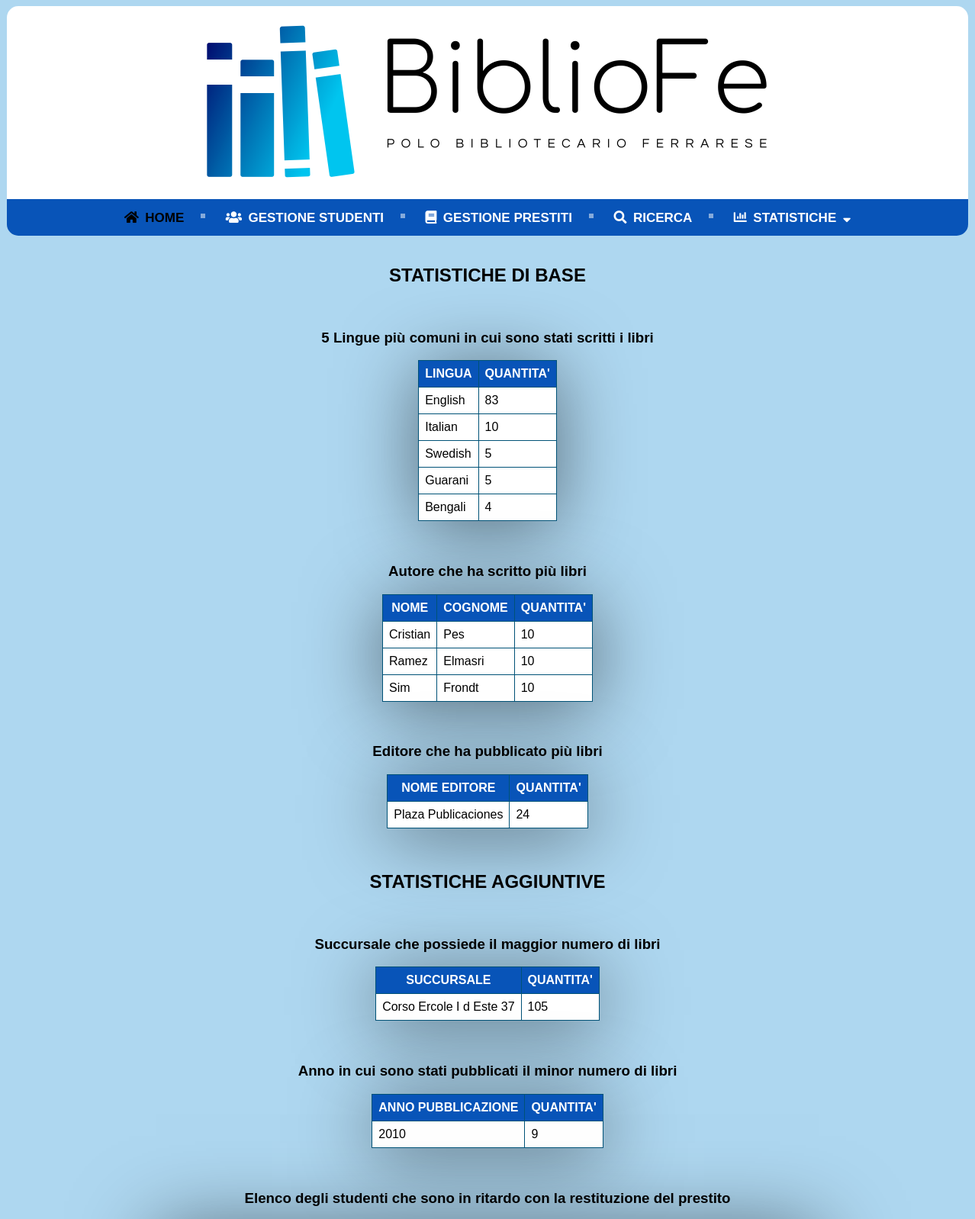
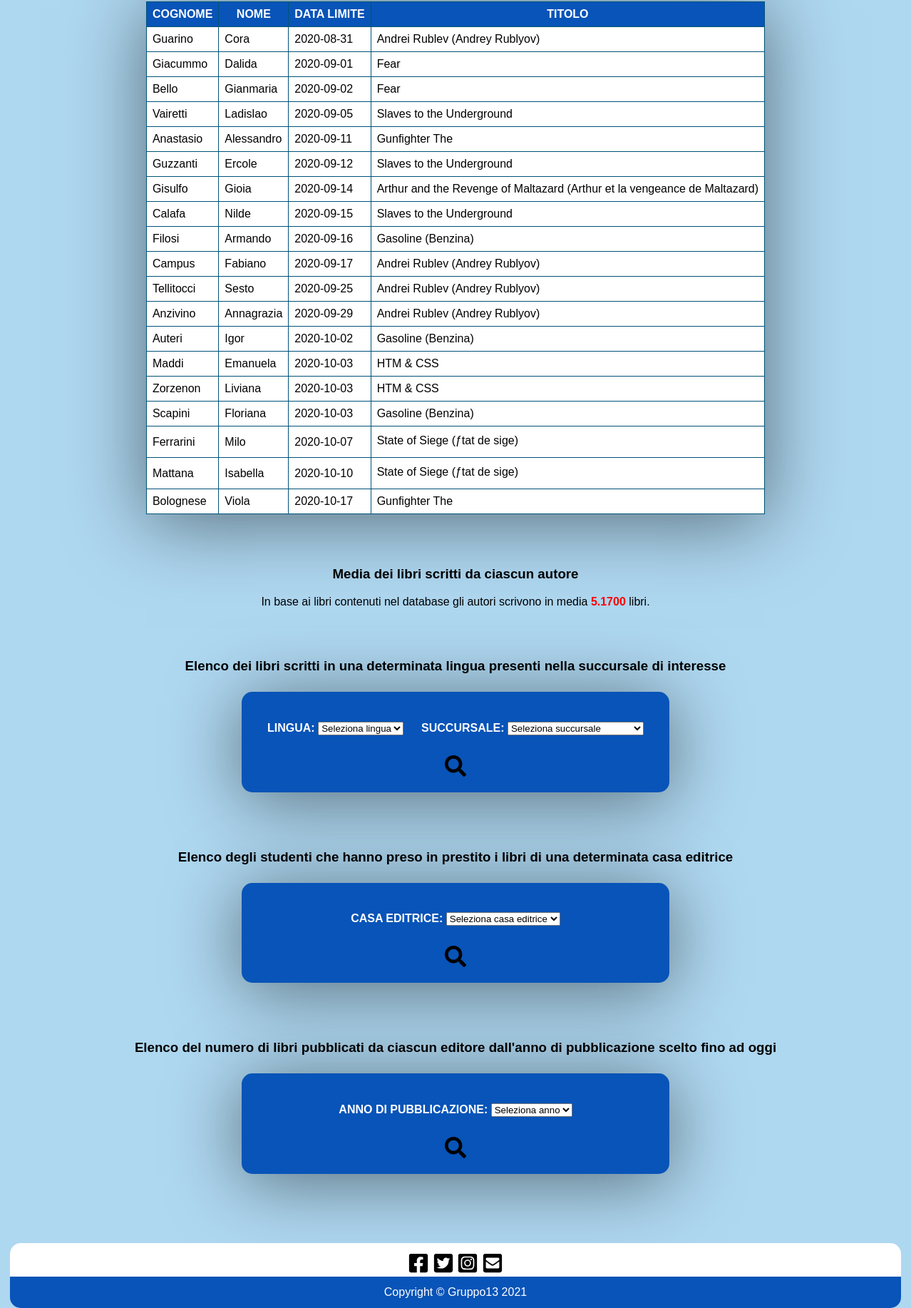
/tabelle.php, run on the app's committed database (2 pictures, top to bottom).
### tables this page shows
CREATE TABLE `STUDENTE` (
  `MATRICOLA` char(10) NOT NULL,
  `NOME_S` varchar(25) NOT NULL,
  `COGNOME_S` varchar(25) NOT NULL,
  `NOME_VIA_S` varchar(30) NOT NULL,
  `NUM_CIVICO_S` varchar(8) DEFAULT NULL,
  `CAP_S` varchar(5) NOT NULL,
  `PROVINCIA_S` varchar(30) NOT NULL,
  `NUM_TELEFONO` varchar(15) NOT NULL,
  PRIMARY KEY (`MATRICOLA`)
);

CREATE TABLE `PRESTITO` (
  `ISBN_LIB` char(13) NOT NULL,
  `C_COPIA` int NOT NULL,
  `MATR` char(10) NOT NULL,
  `DATA_USCITA` date NOT NULL,
  `DATA_LIMITE` date DEFAULT NULL,
  PRIMARY KEY (`ISBN_LIB`,`C_COPIA`,`MATR`),
  KEY `MATR` (`MATR`),
  CONSTRAINT `prestito_ibfk_1` FOREIGN KEY (`ISBN_LIB`, `C_COPIA`) REFERENCES `COPIA` (`ISBN_LIBRO`, `COD_COPIA`),
  CONSTRAINT `prestito_ibfk_2` FOREIGN KEY (`MATR`) REFERENCES `STUDENTE` (`MATRICOLA`)
);

CREATE TABLE `LIBRO` (
  `TITOLO` varchar(100) NOT NULL,
  `ISBN` char(13) NOT NULL,
  `LINGUA` varchar(20) NOT NULL,
  `ANNO_PUBB` char(4) NOT NULL,
  `C_E` int NOT NULL,
  PRIMARY KEY (`ISBN`),
  KEY `C_E` (`C_E`),
  CONSTRAINT `libro_ibfk_1` FOREIGN KEY (`C_E`) REFERENCES `EDITORE` (`COD_E`) ON DELETE CASCADE ON UPDATE CASCADE
);

### tabelle.php (the view, shortened to what this page needs)
<?php
include_once('connessione.php');
include_once("function.php");
$sql1 ="SELECT LINGUA, COUNT(LINGUA) AS QUANTITA
        FROM LIBRO
        GROUP BY LINGUA
        ORDER BY QUANTITA DESC LIMIT 5;" ;
$result1 = mysqli_query($link, $sql1);
$sql2 ="SELECT NOME_A, COGNOME_A, COUNT(COD_A) AS QUANTITA
        FROM AUTORE, SCRIVERE
        WHERE COD_AUTORE = COD_A
        GROUP BY NOME_A, COGNOME_A
        HAVING QUANTITA = (
            SELECT MAX(A.QUANTITA)
            FROM (
                SELECT COUNT(COD_A) AS QUANTITA
                FROM AUTORE, SCRIVERE
                WHERE COD_AUTORE = COD_A
                GROUP BY NOME_A, COGNOME_A) AS A)" ;
$result2 = mysqli_query($link, $sql2);
$sql3 ="SELECT NOME_E, COUNT(COD_E) AS QUANTITA
        FROM EDITORE, LIBRO
        WHERE COD_E = C_E
        GROUP BY NOME_E
        HAVING QUANTITA = (
            SELECT MAX(A.QUANTITA)
            FROM (
                SELECT COUNT(COD_E) AS QUANTITA
                FROM EDITORE, LIBRO
                WHERE COD_E = C_E
                GROUP BY NOME_E) AS A)" ;
$result3 = mysqli_query($link, $sql3);
$sql4 ="SELECT CONCAT_WS(' ',NOME_VIA_SUC,NUM_CIVICO_SUC) AS SUCCURSALE, COUNT(IND_S) AS QUANTITA
FROM SUCCURSALE,COPIA
WHERE COD_SUC=IND_S
GROUP BY NOME_VIA_SUC,NUM_CIVICO_SUC
HAVING QUANTITA = (
					SELECT MAX(A.QUANTITA)
                    FROM (
							SELECT COUNT(IND_S) AS QUANTITA
                            FROM COPIA,SUCCURSALE
                            WHERE IND_S=COD_SUC
                            GROUP BY NOME_VIA_SUC,NUM_CIVICO_SUC ) AS A)" ;
$result4 = mysqli_query($link, $sql4);
$sql5 ="SELECT ANNO_PUBB, COUNT(ANNO_PUBB) AS QUANTITA
FROM LIBRO
GROUP BY ANNO_PUBB
HAVING QUANTITA = (
					SELECT MIN(A.QUANTITA)
                    FROM (
							SELECT COUNT(ANNO_PUBB) AS QUANTITA
							FROM LIBRO
							GROUP BY ANNO_PUBB) AS A)" ;
$result5 = mysqli_query($link, $sql5);
$sql9 = 'SELECT  COGNOME_S, NOME_S, DATA_LIMITE, TITOLO
FROM STUDENTE, PRESTITO, LIBRO
WHERE MATR=MATRICOLA AND ISBN=ISBN_LIB AND DATA_LIMITE < CURDATE()
ORDER BY DATA_LIMITE';
$result9 = mysqli_query($link, $sql9);
$sql10 ='SELECT AVG(CONTEGGIO.LIBRI_SCRITTI) AS MEDIA
         FROM (
            SELECT COUNT(ISBN_L) AS LIBRI_SCRITTI
            FROM SCRIVERE
            GROUP BY COD_AUTORE ) AS CONTEGGIO';
$result10 = mysqli_query($link, $sql10);
?>
<!DOCTYPE html>
<html>
<head>
</head>
<body >
    <br>
    <h2>STATISTICHE DI BASE</h2>
    <br>
    <table id="table-center" >
        <h3>5 Lingue più comuni in cui sono stati scritti i libri</h3>
        <thead>
            <tr>
                <th>LINGUA</th>
                <th>QUANTITA'</th>
            </tr>
        </thead >
        <tbody>
            <?php while ($row = mysqli_fetch_array($result1)) { ?>
                    <tr>
                        <td> <?php echo $row[ 'LINGUA' ]; ?> </td>
                        <td> <?php echo $row[ 'QUANTITA' ]; ?> </td>
                    </tr>
            <?php } ?>
        </tbody>
    </table>
    <br><br>
    <table id="table-center">
        <h3>Autore che ha scritto più libri</h3>
        <thead>
            <tr>
                <th>NOME</th>
                <th>COGNOME</th>
                <th>QUANTITA'</th>
            </tr>
        </thead >
        <tbody>
            <?php while ($row = mysqli_fetch_array($result2)) { ?>
                <tr>
                    <td> <?php echo $row[ 'NOME_A' ]; ?> </td>
                    <td> <?php echo $row[ 'COGNOME_A' ]; ?> </td>
                    <td> <?php echo $row[ 'QUANTITA' ]; ?> </td>
                </tr>
            <?php } ?>
        </tbody>
    </table>
    <br><br>
    <table id="table-center">
        <h3>Editore che ha pubblicato più libri</h3>
        <thead>
            <tr>
                <th>NOME EDITORE</th>
                <th>QUANTITA'</th>
            </tr>
        </thead >
        <tbody>
            <?php while ($row = mysqli_fetch_array($result3)) { ?>
                <tr>
                    <td> <?php echo $row[ 'NOME_E' ]; ?> </td>
                    <td> <?php echo $row[ 'QUANTITA' ]; ?> </td>
                </tr>
            <?php } ?>
        </tbody>
    </table>
    <br><br>
    <h2>STATISTICHE AGGIUNTIVE</h2>
    <br>
    <table id="table-center">
        <h3>Succursale che possiede il maggior numero di libri</h3>
        <thead>
            <tr>
                <th>SUCCURSALE</th>
                <th>QUANTITA'</th>
            </tr>
        </thead >
        <tbody>
            <?php while ($row = mysqli_fetch_array($result4)) { ?>
                <tr>
                    <td> <?php echo $row[ 'SUCCURSALE' ]; ?> </td>
                    <td> <?php echo $row[ 'QUANTITA' ]; ?> </td>
                </tr>
            <?php } ?>
        </tbody>
    </table>
    <br><br>
    <table id="table-center">
        <h3>Anno in cui sono stati pubblicati il minor numero di libri</h3>
        <thead>
            <tr>
                <th>ANNO PUBBLICAZIONE</th>
                <th>QUANTITA'</th>
            </tr>
        </thead >
        <tbody>
            <?php while ($row = mysqli_fetch_array($result5)) { ?>
                <tr>
                    <td> <?php echo $row[ 'ANNO_PUBB' ]; ?> </td>
                    <td> <?php echo $row[ 'QUANTITA' ]; ?> </td>
                </tr>
            <?php } ?>
        </tbody>
    </table>
    <br><br>
    <table id="table-center">
        <h3>Elenco degli studenti che sono in ritardo con la restituzione del prestito</h3>
        <thead>
            <tr>
                <th>COGNOME</th>
                <th>NOME</th>
                <th>DATA LIMITE</th>
                <th>TITOLO</th>
            </tr>
        </thead >
        <tbody>
            <?php while ($row = mysqli_fetch_array($result9)) { ?>
                <tr>
                    <td> <?php echo $row[ 'COGNOME_S' ]; ?> </td>
                    <td> <?php echo $row[ 'NOME_S' ]; ?> </td>
                    <td> <?php echo $row[ 'DATA_LIMITE' ]; ?> </td>
                    <td> <?php echo $row[ 'TITOLO' ]; ?> </td>
                </tr>
            <?php } ?>
        </tbody>
    </table>
    <br><br><br>
    <?php $row = mysqli_fetch_array($result10) ?>
    <h3>Media dei libri scritti da ciascun autore</h3>
    <p>In base ai libri contenuti nel database gli autori scrivono in media<span style="color: red"> <b><?php echo $row[ 'MEDIA' ]; ?></b></span> libri.</p>
    <br><br>
    <div class="form" >
		<h3>Elenco dei libri scritti in una determinata lingua presenti nella succursale di interesse</h3>
		<form method="POST" action="libri_lingua_succ.php?id=statistiche">
			<fieldset>
                <br><br>
                <label>Lingua:</label>
				<select name="LINGUA">
                <option value="">Seleziona lingua</option>
                </select>
				<label>Succursale:</label>
				<select name="SUCCURSALE">
                <option value="">Seleziona succursale</option>
                </select>
			</fieldset>
			<br>
			<input type="image" value="Cerca" src="Icons/search.svg" alt="Submit" width="30" height="30"/>
			<br><br>
		</form>
      </div>
      <br><br>
    <div class="form" >
		<h3> Elenco degli studenti che hanno preso in prestito i libri di una determinata casa editrice</h3>
		<form method="POST" action="studenti_editore.php?id=statistiche">
			<fieldset>
                <br><br>
				<label>Casa editrice:</label>
				<select name="EDITORE">
                <option value="">Seleziona casa editrice</option>
                </select>
			</fieldset>
			<br>
			<input type="image" value="Cerca" src="Icons/search.svg" alt="Submit" width="30" height="30"/>
			<br><br>
		</form>
      </div>
      <br><br>
    <div class="form" >
		<h3> Elenco del numero di libri pubblicati da ciascun editore dall'anno di pubblicazione scelto fino ad oggi</h3>
		<form method="POST" action="libro_editore.php?id=statistiche">
			<fieldset>
                <br><br>
				<label>Anno di pubblicazione:</label>
				<select name="ANNO_PUBB">
                <option value="null">Seleziona anno</option>
                </select>
			</fieldset>
			<br>
			<input type="image" value="Cerca" src="Icons/search.svg" alt="Submit" width="30" height="30"/>
			<br><br>
		</form>
	  </div>
    <br><br><br><br>
</body>
</html>

### stile.css (style rules this page uses)
p { font-family: 'Arial'; font-size: 16px; font-weight: lighter; }
label { text-align: right; font-family: 'Arial'; }
input { width: 160px; position:relative }
fieldset { border: none; display: table-row; }
body { font-family: 'Arial'; text-align: center; height: 100%; background-color: rgb(174, 215, 240); background-size:cover; }
form { font-family: 'Arial'; display: table; font-weight: 700; text-decoration: none; text-transform: uppercase; color: #ffffff; max-width: 600px; max-height: 600px; height: 100%; width: 100%; margin: 25px auto; background: #0854b8; padding: 0px; overflow: hidden; -moz-border-radius: 20px; -webkit-border-radius: 20px; border-radius: 15px; box-shadow: 0 10px 100px rgba(0,0,0,0.5); }
#table-center td { border: 1px solid #005277; padding:8px; background-color: #fff; text-align: left; width: auto; }
#table-center th { border: 1px solid #005277; position: sticky; background-color: #0854b8; color: #fff; box-sizing: border-box; padding:8px; }
#table-center thead { background-color: #f5f5f500; }
#table-center { margin-left: auto; margin-right: auto; font-family: 'Arial'; border-collapse: collapse; box-shadow: 0 10px 100px rgba(0,0,0,0.5); }

### data on the page
studente: COGNOME_S "Guarino", NOME_S "Cora", prestito.DATA_LIMITE "2020-08-31", libro.TITOLO "Andrei Rublev (Andrey Rublyov)"
studente: COGNOME_S "Giacummo", NOME_S "Dalida", prestito.DATA_LIMITE "2020-09-01", libro.TITOLO "Fear"
studente: COGNOME_S "Bello", NOME_S "Gianmaria", prestito.DATA_LIMITE "2020-09-02", libro.TITOLO "Fear"
studente: COGNOME_S "Vairetti", NOME_S "Ladislao", prestito.DATA_LIMITE "2020-09-05", libro.TITOLO "Slaves to the Underground"
studente: COGNOME_S "Anastasio", NOME_S "Alessandro", prestito.DATA_LIMITE "2020-09-11", libro.TITOLO "Gunfighter The"
studente: COGNOME_S "Guzzanti", NOME_S "Ercole", prestito.DATA_LIMITE "2020-09-12", libro.TITOLO "Slaves to the Underground"
studente: COGNOME_S "Gisulfo", NOME_S "Gioia", prestito.DATA_LIMITE "2020-09-14", libro.TITOLO "Arthur and the Revenge of Maltazard (Arthur et la vengeance de Maltazard)"
studente: COGNOME_S "Calafa", NOME_S "Nilde", prestito.DATA_LIMITE "2020-09-15", libro.TITOLO "Slaves to the Underground"
studente: COGNOME_S "Filosi", NOME_S "Armando", prestito.DATA_LIMITE "2020-09-16", libro.TITOLO "Gasoline (Benzina)"
studente: COGNOME_S "Campus", NOME_S "Fabiano", prestito.DATA_LIMITE "2020-09-17", libro.TITOLO "Andrei Rublev (Andrey Rublyov)"
studente: COGNOME_S "Tellitocci", NOME_S "Sesto", prestito.DATA_LIMITE "2020-09-25", libro.TITOLO "Andrei Rublev (Andrey Rublyov)"
studente: COGNOME_S "Anzivino", NOME_S "Annagrazia", prestito.DATA_LIMITE "2020-09-29", libro.TITOLO "Andrei Rublev (Andrey Rublyov)"
studente: COGNOME_S "Auteri", NOME_S "Igor", prestito.DATA_LIMITE "2020-10-02", libro.TITOLO "Gasoline (Benzina)"
studente: COGNOME_S "Maddi", NOME_S "Emanuela", prestito.DATA_LIMITE "2020-10-03", libro.TITOLO "HTM & CSS"
studente: COGNOME_S "Zorzenon", NOME_S "Liviana", prestito.DATA_LIMITE "2020-10-03", libro.TITOLO "HTM & CSS"
studente: COGNOME_S "Scapini", NOME_S "Floriana", prestito.DATA_LIMITE "2020-10-03", libro.TITOLO "Gasoline (Benzina)"
studente: COGNOME_S "Ferrarini", NOME_S "Milo", prestito.DATA_LIMITE "2020-10-07", libro.TITOLO "State of Siege (ƒtat de sige)"
studente: COGNOME_S "Mattana", NOME_S "Isabella", prestito.DATA_LIMITE "2020-10-10", libro.TITOLO "State of Siege (ƒtat de sige)"
studente: COGNOME_S "Bolognese", NOME_S "Viola", prestito.DATA_LIMITE "2020-10-17", libro.TITOLO "Gunfighter The"

### other printed values
$row[ 'LINGUA' ] "English"
$row[ 'QUANTITA' ] "83"
$row[ 'LINGUA' ] "Italian"
$row[ 'QUANTITA' ] "10"
$row[ 'LINGUA' ] "Swedish"
$row[ 'QUANTITA' ] "5"
$row[ 'LINGUA' ] "Guarani"
$row[ 'LINGUA' ] "Bengali"
$row[ 'QUANTITA' ] "4"
$row[ 'NOME_A' ] "Cristian"
$row[ 'COGNOME_A' ] "Pes"
$row[ 'NOME_A' ] "Ramez"
$row[ 'COGNOME_A' ] "Elmasri"
$row[ 'NOME_A' ] "Sim"
$row[ 'COGNOME_A' ] "Frondt"
